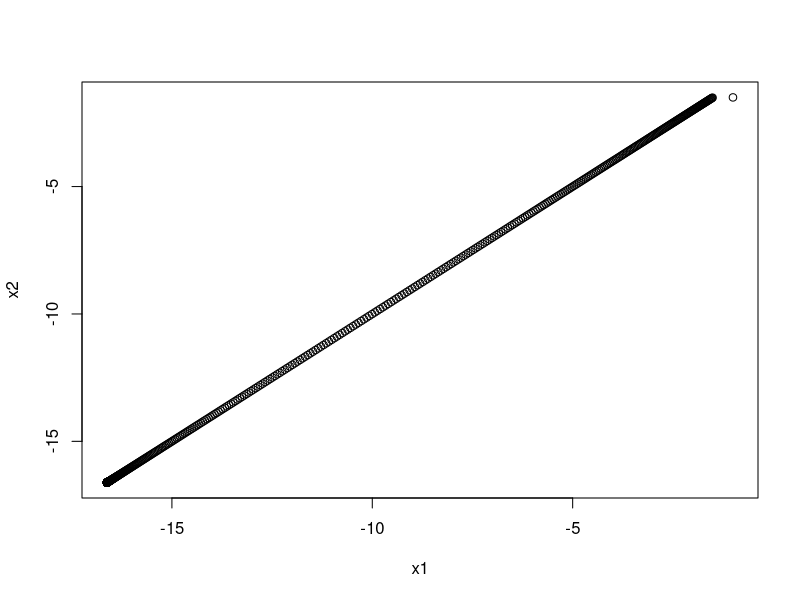

Here is the R script that generated this plot:
#Ronge-Kutta

#The algorithm - see Chapter 6 Ex 21
#Case -see 5.4 RLC
Update_RT_2Var =function(x,
                 f1,f2,
                 t,h){
  x1=x[1];x2=x[2]
  hh=h/2
  r1 = f1(x1,x2)
  s1 = f2(x1,x2)
  r2 = f1(x1+hh*r1,x2+hh*s1)
  s2 = f2(x1+hh*r1,x2+hh*s1)
  r3 = f1(x1+hh*r2,x2+hh*s2)
  s3 = f2(x1+hh*r2,x2+hh*s2)
  r4 = f1(x1+h*r3,x2+h*s3)
  s4 = f2(x1+h*r3,x2+h*s3)
  x1u = x1+h/6*(r1+2*r2+2*r3+r4)
  x2u = x2+h/6*(s1+2*s2+2*s3+s4)
  c(x1u,x2u)
}
RT_2Var = function(xInit,
                   f1,f2,
                   init,end,h){
  N=as.integer((end-init)/h)
  xdf = matrix(NA,N+1,2)
  xdf[1,] = xInit
  for(i in 2:N){
    x1=xdf[i-1,1];x2=xdf[i-1,2]
    hh=h/2
    r1 = f1(x1,x2)
    s1 = f2(x1,x2)
    r2 = f1(x1+hh*r1,x2+hh*s1)
    s2 = f2(x1+hh*r1,x2+hh*s1)
    r3 = f1(x1+hh*r2,x2+hh*s2)
    s3 = f2(x1+hh*r2,x2+hh*s2)
    r4 = f1(x1+h*r3,x2+h*s3)
    s4 = f2(x1+h*r3,x2+h*s3)
    xdf[i,1] = x1+h/6*(r1+2*r2+2*r3+r4)
    xdf[i,] = x2+h/6*(s1+2*s2+2*s3+s4)
  #t,x1,x2  xdf = c(x1u,x2u)
  }
  t=seq(from=init,to = end,by=h)
  xdf = cbind(t,xdf)
}


#Utilize the functions

#Define the derivatives
x1p = function(x1,x2) x1 - x1^3 - x2
x2p = function(x1,x2) x1#Regardless of x2

Sim = RT_2Var(xInit = c(-1.0,-1.5),
              f1=x1p,f2=x2p,
              init = 0, end = 10, h = .01)
head(Sim)
plot(Sim[,3]~Sim[,2],xlab ='x1',ylab ='x2')